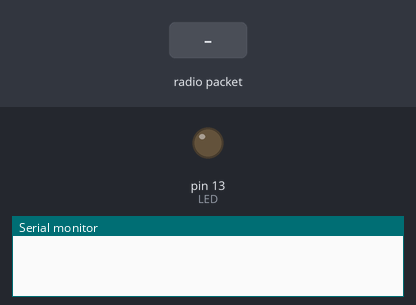
Bench run of a sketch on a simulated Arduino Uno, built with avr-gcc and run on an emulated ATmega328P. Parts: output pins drawn as LEDs (lit = HIGH), the last lines printed to the serial monitor. Inputs (shaded band) come from the test bench. No radio packets arrive unless stated; pins used as bus, display or sensor lines are not drawn.

Above: at 0.6 s.
At 4.3 s:
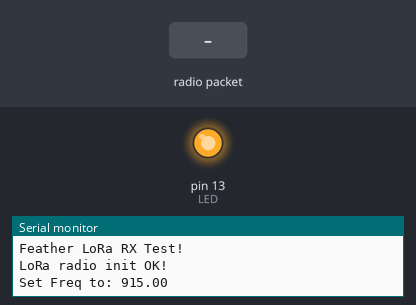
4.4 s: radio packet "1" arrives
Timing chart, 0 to 7.4 s (numbered marks = the images above; inputs shaded):
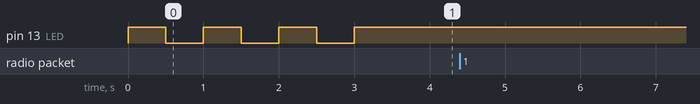

The sketch:

sensor2.ino
```cpp
// Feather9x_RX
// -*- mode: C++ -*-
// Example sketch showing how to create a simple messaging client (receiver)
// with the RH_RF95 class. RH_RF95 class does not provide for addressing or
// reliability, so you should only use RH_RF95 if you do not need the higher
// level messaging abilities.
// It is designed to work with the other example Feather9x_TX

#include <SPI.h>
#include <RH_RF95.h>

// feather m0 RFM9x pins
#define RFM95_CS 8
#define RFM95_RST 4
#define RFM95_INT 3
#define LED 13 // built in red LED

// feather m0 RFM9x frequency
#define RF95_FREQ 915.0

// Singleton instance of the radio driver
RH_RF95 rf95(RFM95_CS, RFM95_INT);
uint8_t sensor_address = 2;

void setup()
{
  pinMode(A0, INPUT); // sensor reading
  pinMode(LED, OUTPUT);
  pinMode(RFM95_RST, OUTPUT);
  digitalWrite(RFM95_RST, HIGH);

  led_blink_delay(LED, 3, 1);

  Serial.begin(115200);
  while (!Serial) {
    delay(1);
  }
  delay(100);

  Serial.println("Feather LoRa RX Test!");

  // manual reset
  digitalWrite(RFM95_RST, LOW);
  delay(10);
  digitalWrite(RFM95_RST, HIGH);
  delay(10);

  while (!rf95.init()) {
    Serial.println("LoRa radio init failed");
    Serial.println("Uncomment '#define SERIAL_DEBUG' in RH_RF95.cpp for detailed debug info");
    while (1);
  }
  Serial.println("LoRa radio init OK!");

  // Defaults after init are 434.0MHz, modulation GFSK_Rb250Fd250, +13dbM
  if (!rf95.setFrequency(RF95_FREQ)) {
    Serial.println("setFrequency failed");
    while (1);
  }
  Serial.print("Set Freq to: "); Serial.println(RF95_FREQ);

  // Defaults after init are 434.0MHz, 13dBm, Bw = 125 kHz, Cr = 4/5, Sf = 128chips/symbol, CRC on

  // The default transmitter power is 13dBm, using PA_BOOST.
  // If you are using RFM95/96/97/98 modules which uses the PA_BOOST transmitter pin, then
  // you can set transmitter powers from 5 to 23 dBm:
  rf95.setTxPower(23, false);
}

void led_blink_delay(int led_pin, int time_s, int end_state) {
  for(int i=0; i < time_s; i++) {
    digitalWrite(led_pin, HIGH);
    delay(500);
    digitalWrite(led_pin, LOW);
    delay(500);
  }
  digitalWrite(led_pin, end_state);
}

void loop()
{

  if (rf95.available())
  {
    // Should be a message for us now
    uint8_t buf[RH_RF95_MAX_MESSAGE_LEN];
    uint8_t len = sizeof(buf);

    if (rf95.recv(buf, &len))
    {
      // Recieve message
      RH_RF95::printBuffer("Received: ", buf, len);
      // char * msg = (char*) buf;
      Serial.print("Got: ");
      // Serial.println(msg);
      Serial.print("RSSI: ");
      Serial.println(rf95.lastRssi(), DEC);

      char message_address = buf[0];
      Serial.print("buf[0]: ");
      Serial.println(buf[0]);
      Serial.print("address recieved: ");
      Serial.println(message_address);
      if (buf[0] == sensor_address) {
        // read sensor
        int sensorval = analogRead(A0);
        Serial.print("sensor val: ");
        Serial.println(sensorval);
        char char_data[5];
        itoa(sensorval, char_data, 10); // puts integer charachters into a char array (decimal)

        uint8_t* data = (uint8_t*) char_data;  // turn char array into byte array

        // Send a reply
        // uint8_t data[] = "And hello back to you";
        rf95.send(data, sizeof(data));
        rf95.waitPacketSent();
        Serial.println("Sent a reply");
        led_blink_delay(LED, 1, 1);
      }


    }
    else
    {
      Serial.println("Receive failed");
    }
  }
}
```
